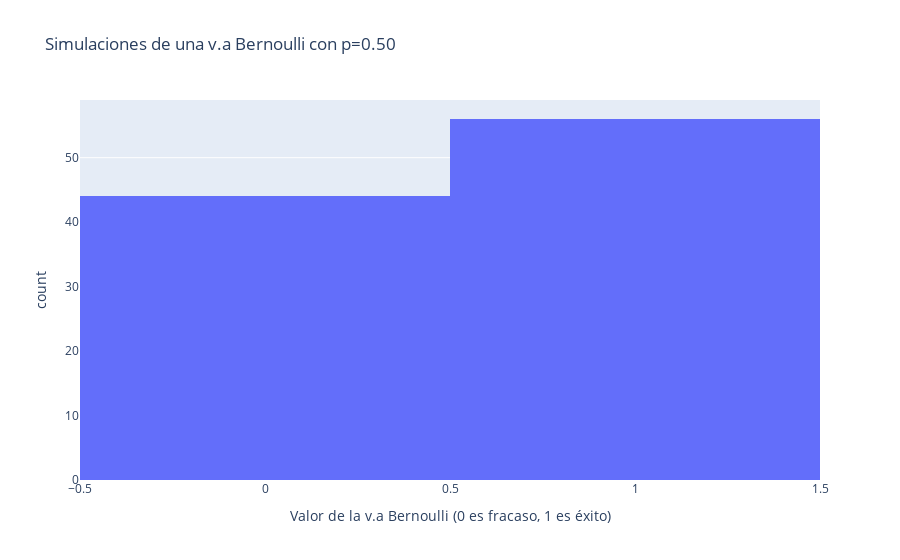

This figure's notebook cell:
### Code cell
# Graficamos la simulación 
import plotly.express as px # para visualización interactiva

px.histogram(
    simulaciones,
    x = simulaciones,
    nbins = 2,
    title = f'Simulaciones de una v.a Bernoulli con p={p:.2f}',
    labels = {'x':'Valor de la v.a Bernoulli (0 es fracaso, 1 es éxito)'}
)

### Figure 1 — Plotly figure (JSON) as saved in the notebook; plotly's stock layout.template omitted (floating-point values rounded to 4 significant figures)
{"data": [{"bingroup": "x", "hovertemplate": "Valor de la v.a Bernoulli (0 es fracaso, 1 es éxito)=%{x}<br>count=%{y}<extra></extra>", "legendgroup": "", "marker": {"color": "#636efa", "pattern": {"shape": ""}}, "name": "", "nbinsx": 2, "orientation": "v", "showlegend": false, "type": "histogram", "x": [1, 1, 0, 1, 0, 0, 0, 1, 0, 0, 0, 1, 1, 0, 1, 1, 0, 0, 0, 0, 0, 0, 1, 1, 0, 1, 0, 0, 1, 1, 0, 1, 1, 1, 1, 0, 1, 1, 1, 1, 0, 1, 1, 0, 0, 0, 1, 1, 1, 0, 1, 1, 1, 1, 1, 0, 1, 0, 1, 0, 0, 1, 1, 1, 0, 1, 0, 0, 1, 0, 1, 0, 1, 0, 1, 1, 0, 0, 1, 1, 1, 1, 0, 1, 1, 0, 1, 1, 1, 1, 0, 0, 1, 0, 0, 0, 1, 0, 1, 1], "xaxis": "x", "yaxis": "y"}], "layout": {"barmode": "relative", "legend": {"tracegroupgap": 0}, "title": {"text": "Simulaciones de una v.a Bernoulli con p=0.50"}, "xaxis": {"anchor": "y", "domain": [0, 1], "title": {"text": "Valor de la v.a Bernoulli (0 es fracaso, 1 es éxito)"}}, "yaxis": {"anchor": "x", "domain": [0, 1], "title": {"text": "count"}}}}
